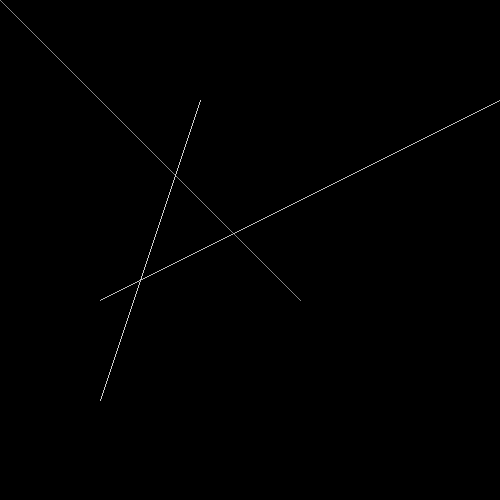
#> input picture tests/test-data/exported_img.png, 500 x 500 px, found by its file name
$ jupyter execute --allow-errors shapes_detector.ipynb
#> lines starting #> are read from the running program, lines starting #| are printed output that depends on the picture; after the words box and inside, x2 and y2 are one past the last pixel; in counts of white or black regions, pixels touching at a corner belong together
[cell 1]
import networkx as nx
from matplotlib import pyplot as plt
from shapely.geometry import LineString, MultiLineString
from shapely.ops import unary_union, polygonize
import numpy as np
import cv2

# LSD method

[cell 2]
# Let's define a function that attempts to detect the lines automatically
def automatic_line_detection(image):
    # Convert the image to grayscale if it's not already
    if len(image.shape) == 3:
        gray = cv2.cvtColor(image, cv2.COLOR_BGR2GRAY)
    else:
        gray = image

    H, W = image.shape[:2]
    lsd = cv2.createLineSegmentDetector(0)

    lines = lsd.detect(gray)[0]

    # Initialize an empty list to hold the clamped lines
    clamped_lines = []

    for line in lines:
        x1, y1, x2, y2 = line[0]

        # Clamp the coordinates
        x1 = min(max(round(x1), 0), W - 1)
        y1 = min(max(round(y1), 0), H - 1)
        x2 = min(max(round(x2), 0), W - 1)
        y2 = min(max(round(y2), 0), H - 1)

        # Append the clamped line to the list
        clamped_lines.append([x1, y1, x2, y2])

    print(f'Original lines detected: {len(lines)}')

    # Draw lines on a copy of the original image
    drawn_img = cv2.cvtColor(gray, cv2.COLOR_GRAY2BGR) if len(image.shape) == 2 else image.copy()
    if clamped_lines is not None:
        print(f"Lines detected: {len(lines)}")
        for line in clamped_lines:
            x1, y1, x2, y2 = line
            cv2.line(drawn_img, (x1, y1), (x2, y2), (0, 255, 0), 1)

    # Show the detected lines
    plt.imshow(cv2.cvtColor(drawn_img, cv2.COLOR_BGR2RGB))
    plt.title('Automatically Detected Lines')
    plt.show()

    return lines

image = cv2.imread("../../output/exported_img_comp.png")
# Run the automatic line detection on the new image
#> (the rest of this cell did not finish here and is left out)

# Generate test image

[cell 3]
import os

output_folder = "../../output"
if not os.path.exists(output_folder):
    os.mkdir(output_folder)

coef = 6
line_width = 1
new_img = np.zeros((round(500 / coef), round(500 / coef), 3), dtype=np.uint8)
# TODO Triangle
cv2.line(new_img, (0, 0), (round(300 / coef), round(300 / coef)), (225, 225, 225), line_width)
cv2.line(new_img, (round(200 / coef), round(100 / coef)), (round(100 / coef), round(400 / coef)), (225, 225, 225), line_width)
cv2.line(new_img, (round(100 / coef), round(300 / coef)), (round(500 / coef), round(100 / coef)), (225, 225, 225), line_width)
cv2.line(new_img, (0, 0), (round(300 / coef), round(300 / coef)), (225, 225, 225), line_width)

cv2.line(new_img, (39, 38), (29, 29), (225, 177, 225), line_width)
cv2.circle(new_img, (29, 29), 2, (225, 225, 177))
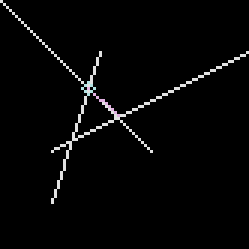
#> new_img: shape (83, 83, 3) (shown 3 times larger); mean of channels 0, 1, 2 5.7, 5.6, 5.7; drawn as B, G, R

# [5 lines of commented-out code are left out]
cv2.imwrite(f"{output_folder}/triangle.png", new_img)
plt.imshow(cv2.cvtColor(new_img, cv2.COLOR_BGR2RGB))
plt.title('New image')
plt.show()

# Convert image to the gray

[cell 4]
# Converter
image_name = "triangle"
image_to_export = cv2.imread(f"../../output/{image_name}.png")
# Convert the image to grayscale if it's not already
if len(image_to_export.shape) == 3:
    gray = cv2.cvtColor(image_to_export, cv2.COLOR_BGR2GRAY)
else:
    gray = image

output_folder="../../output/"
cv2.imwrite(f"{output_folder}/{image_name}_gray.png", gray)
cv2.imwrite(f"{output_folder}/{image_name}_comp.png", gray)
#> Out = True

# Compress the image

[cell 5]
from PIL import Image

def compress_and_resize(image_path, output_path, new_width, new_height, quality):
    # Open the image
    with Image.open(image_path) as img:
        # Resize the image
        img = img.resize((new_width, new_height))

        # Save the image with specified quality
        # Quality is an integer between 0 (worst) to 100 (best)
        img.save(output_path, quality=quality, optimize=True)

compress_and_resize("../../output/exported_img.png", "../../output/exported_img_comp.png", 50, 50, 100)
#> in compress_and_resize, img is the input picture: PIL image 500x500 L; min 0, max 205, mean 0.7
#> in compress_and_resize, `img = img.resize((new_width, new_height))`:
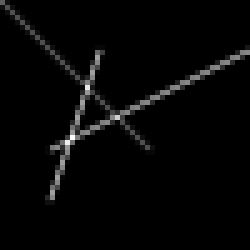
#> img: PIL image 50x50 L (shown 5 times larger); min 0, max 32, mean 0.8; drawn with min black and max white

# Hough Transform

[cell 6]
from skimage.transform import (hough_line, hough_line_peaks)
import numpy as np
import cv2
from matplotlib import pyplot as plt

image = cv2.imread(f'../../output/{image_name}_comp.png', 0) #Fails if uses as-is due to bright background.
#Also try lines2 to see how it only picks up straight lines
#Invert images to show black background
# image = ~image  #Invert the image (only if it had bright background that can confuse hough)
#> (the rest of this cell did not finish here and is left out)

[cell 7]
import cv2
import numpy as np

# [11 lines left out: function line_intersection, not called in this run]

def detect_lines_and_intersections(image_path):
    # Read the image
    img = cv2.imread(image_path)
    gray = cv2.cvtColor(img, cv2.COLOR_BGR2GRAY)

    # Edge detection
    edges = cv2.Canny(gray, 50, 150, apertureSize=3)

    # Line detection using Hough Transform
    lines = cv2.HoughLines(edges, 1, np.pi / 180, 200)

    # Find the intersection points
    intersections = []
    for i in range(len(lines)):
        for j in range(i+1, len(lines)):
            intersect = line_intersection(lines[i][0], lines[j][0])
            if intersect is not None:
                intersections.append(intersect)

    # Optional: Draw lines and intersections on the image for visualization
    for line in lines:
        rho, theta = line[0]
        a = np.cos(theta)
        b = np.sin(theta)
        x0 = a * rho
        y0 = b * rho
        x1 = int(x0 + 1000 * (-b))
        y1 = int(y0 + 1000 * (a))
        x2 = int(x0 - 1000 * (-b))
        y2 = int(y0 - 1000 * (a))
        cv2.line(img, (x1, y1), (x2, y2), (0, 0, 255), 2)

    for intersect in intersections:
        cv2.circle(img, (int(intersect[0]), int(intersect[1])), 5, (0, 255, 0), -1)

    cv2.imwrite('output_image.png', img)
    return intersections

# Usage example
#> (the rest of this cell did not finish here and is left out)

print(intersections)

# Probabilistic Hough

[cell 8]
from skimage.transform import probabilistic_hough_line
from skimage.feature import canny
from matplotlib import cm

# Line finding using the Probabilistic Hough Transform
image = cv2.imread(f'../../output/{image_name}_comp.png', 0) #Fails if uses as-is due to bright background.
#> (the rest of this cell did not finish here and is left out)

[cell 9]
import numpy as np
from math import atan2, degrees

# [4 lines left out: function calculate_angle, not called in this run]

def are_angles_similar(angle1, angle2, threshold=10):
    """Check if two angles are similar within a threshold."""
    return abs(angle1 - angle2) < threshold

# [14 lines left out: function cluster_lines_by_angle, not called in this run]

def midpoint(line):
    """Calculate the midpoint of a line segment."""
    return [(line[0][0] + line[1][0]) / 2, (line[0][1] + line[1][1]) / 2]

def distance(point1, point2):
    """Calculate the Euclidean distance between two points."""
    return np.sqrt((point1[0] - point2[0]) ** 2 + (point1[1] - point2[1]) ** 2)

# [20 lines left out: function merge_lines, not called in this run]

#> (the rest of this cell did not finish here and is left out)

[cell 10]
import numpy as np
from math import atan2, degrees

def calculate_angle(line):
    """Calculate the angle of a line segment."""
    p0, p1 = line
    return degrees(atan2(p1[1] - p0[1], p1[0] - p0[0]))

def are_angles_similar(angle1, angle2, threshold=10):
    """Check if two angles are similar within a threshold."""
    return abs(angle1 - angle2) < threshold

# [23 lines left out: functions endpoint_distance, cluster_lines_by_angle, not called in this run]

def midpoint(line):
    """Calculate the midpoint of a line segment."""
    return [(line[0][0] + line[1][0]) / 2, (line[0][1] + line[1][1]) / 2]

def distance(point1, point2):
    """Calculate the Euclidean distance between two points."""
    return np.sqrt((point1[0] - point2[0]) ** 2 + (point1[1] - point2[1]) ** 2)

# [21 lines left out: function merge_lines, not called in this run]

# Assuming 'lines' is a list of lines detected by the Hough transform
angle_threshold = 10  # Define the angle threshold for considering lines to be similar
#> (the rest of this cell did not finish here and is left out)

[cell 11]
# [34 lines left out: functions calculate_slope_intercept, find_intersection, all_intersections, not called in this run]

# Find intersections
#> (the rest of this cell did not finish here and is left out)

[cell 12]
# image_name_to_detect = "square"
image_name_to_detect = "triangle"
image = cv2.imread(f"{output_folder}/{image_name_to_detect}_comp.png")
#> image: shape (83, 83, 3); min 0, max 225, mean 5.7
image = cv2.cvtColor(image, cv2.COLOR_BGR2GRAY)

# Generating figure 2
fig, axes = plt.subplots(1, 4, figsize=(15, 5), sharex=True, sharey=True)
ax = axes.ravel()

class LineDetector:

    def detect_lines(self, image):
        # Convert the image to grayscale if it's not already
        if len(image.shape) == 3:
            gray = cv2.cvtColor(image, cv2.COLOR_BGR2GRAY)
        else:
            gray = image

        edges = canny(image, sigma=1.0, low_threshold=10, high_threshold=20)
        lines = probabilistic_hough_line(gray, threshold=20, line_length=2, line_gap=7)

        angle_threshold = 2  # Define the angle threshold for considering lines to be similar
        lines_clustered_by_angle = self.cluster_lines_by_angle(lines, angle_threshold)

        # Now merge lines within each angle cluster based on proximity
        final_lines = []
        for angle, lines_in_cluster in lines_clustered_by_angle.items():
            merged_lines=self.merge_lines(lines_in_cluster)
            for line in merged_lines:
                final_lines.append([line[0][0], line[0][1], line[1][0], line[1][1]])
        print(f"Merged lines: {final_lines}")
        print(f"Lines found: {len(final_lines)}")
        return lines, final_lines

    def calculate_angle(self, line):
        """Calculate the angle of a line segment."""
        p0, p1 = line
        return degrees(atan2(p1[1] - p0[1], p1[0] - p0[0]))


    def are_angles_similar(self, angle1, angle2, threshold=10):
        """Check if two angles are similar within a threshold."""
        return abs(angle1 - angle2) < threshold

    def endpoint_distance(self, line1, line2):
        p0, p1 = line1
        p2, p3 = line2
        distances = [np.hypot(p0[0] - p2[0], p0[1] - p2[1]),
                    np.hypot(p0[0] - p3[0], p0[1] - p3[1]),
                    np.hypot(p1[0] - p2[0], p1[1] - p2[1]),
                    np.hypot(p1[0] - p3[0], p1[1] - p3[1])]
        return min(distances)

    def cluster_lines_by_angle(self, lines, angle_threshold):
        """Cluster lines based on the similarity of their angles."""
        clusters = {}
        for line in lines:
            angle = calculate_angle(line)
            added_to_cluster = False
            for cluster_angle in clusters.keys():
                if self.are_angles_similar(angle, cluster_angle, angle_threshold):
                    clusters[cluster_angle].append(line)
                    added_to_cluster = True
                    break
            if not added_to_cluster:
                clusters[angle] = [line]
        return clusters

    def midpoint(self, line):
        """Calculate the midpoint of a line segment."""
        return [(line[0][0] + line[1][0]) / 2, (line[0][1] + line[1][1]) / 2]

    def distance(self, point1, point2):
        """Calculate the Euclidean distance between two points."""
        return np.sqrt((point1[0] - point2[0]) ** 2 + (point1[1] - point2[1]) ** 2)

    def merge_lines(self, lines, angle_threshold=2, distance_threshold=5):
        merged_lines = []
        while lines:
            line = lines.pop(0)
            line_angle = self.calculate_angle(line)
            merged = False
            for index, merged_line in enumerate(merged_lines):
                merged_line_angle = self.calculate_angle(merged_line)
                if self.are_angles_similar(line_angle, merged_line_angle, angle_threshold):
                    if self.endpoint_distance(line, merged_line) < distance_threshold:
                        print(f"Lines to merge: {line} and {merged_line}")
                        ax[3].imshow(edges * 0)
                        ax[3].plot((line[0][0], line[1][0]), (line[0][1], line[1][1]))
                        ax[3].plot((merged_line[0][0], merged_line[1][0]), (merged_line[0][1], merged_line[1][1]))
                        ax[3].set_xlim((0, image.shape[1]))
                        ax[3].set_ylim((image.shape[0], 0))
                        ax[3].set_title('Lines to merge plot')
                        # Merge lines by averaging their endpoints
                        new_line = [
                            (min(line[0][0], merged_line[0][0], line[1][0], merged_line[1][0]),
                            min(line[0][1], merged_line[0][1], line[1][1], merged_line[1][1])),
                            (max(line[0][0], merged_line[0][0], line[1][0], merged_line[1][0]),
                            max(line[0][1], merged_line[0][1], line[1][1], merged_line[1][1])),
                        ]
                        merged_lines[index] = new_line
                        merged = True
                        break
            if not merged:
                merged_lines.append(line)
        return merged_lines

detector = LineDetector()
#> (the rest of this cell did not finish here and is left out)

#> in detect_lines, `edges = canny(image, sigma=1.0, low_threshold=10, high_threshold=20)`:
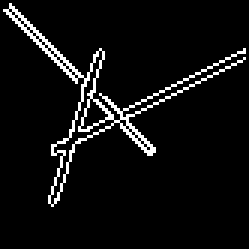
#> edges: shape (83, 83) bool (shown 3 times larger); 5.7% white in thin lines or dots, all inside (x1, y1, x2, y2) = (1, 1, 82, 69)
#> in detect_lines, `lines = probabilistic_hough_line(gray, threshold=20, line_length=2, li..`: lines = [((50, 50), (0, 0)), ((17, 50), (81, 18)), ((17, 67), (31, 22)), ((18, 65), (33, 17)), ((48, 34), (82, 17))]
#> the loop in cluster_lines_by_angle, `for line in lines:` made 5 passes
#> angle on passes 1 to 5: -135, -26.57, -72.72, -72.65, -26.57
#> after the loop in cluster_lines_by_angle, `for line in lines:`: clusters = 3 items
#> the loop in detect_lines, `for angle, lines_in_cluster in lines_clustered_by_angle.items():` made 2 passes
#> (angle, merged_lines) on pass 1: (-135, [((50, 50), (0, 0))])
#> angle on pass 2: -26.57
#| Lines to merge: ((48, 34), (82, 17)) and ((17, 50), (81, 18))
#> after the loop in detect_lines, `for angle, lines_in_cluster in lines_clustered_by_angle.items():`: final_lines = [[50, 50, 0, 0]]
print(f"Lines detected ({len(pre_lines)}): {pre_lines}")
print(f"Lines after post-processing ({len(lines)}): {lines}")

ax[0].imshow(image, cmap=cm.gray)
ax[0].set_title('Input image')

ax[1].imshow(edges * 0)
for line in pre_lines:
    print(f"Ploting pre-processed line: {line}")
    ax[1].plot((line[0][0], line[1][0]), (line[0][1], line[1][1]))
ax[1].set_xlim((0, image.shape[1]))
ax[1].set_ylim((image.shape[0], 0))
ax[1].set_title('Pre-processed lines')

ax[2].imshow(edges * 0)
for line in lines:
    print(f"Ploting line: {line}")
    ax[2].plot((line[0], line[2]), (line[1], line[3]))
ax[2].set_xlim((0, image.shape[1]))
ax[2].set_ylim((image.shape[0], 0))
ax[2].set_title('Post-processed lines')

# for a in ax:
    # a.set_axis_off()

plt.tight_layout()
plt.show()

[cell 13]
class HoughBundler:
    def __init__(self,min_distance=5,min_angle=2):
        self.min_distance = min_distance
        self.min_angle = min_angle

    def get_orientation(self, line):
        orientation = math.atan2(abs((line[3] - line[1])), abs((line[2] - line[0])))
        return math.degrees(orientation)

    def check_is_line_different(self, line_1, groups, min_distance_to_merge, min_angle_to_merge):
        for group in groups:
            for line_2 in group:
                if self.get_distance(line_2, line_1) < min_distance_to_merge:
                    orientation_1 = self.get_orientation(line_1)
                    orientation_2 = self.get_orientation(line_2)
                    if abs(orientation_1 - orientation_2) < min_angle_to_merge:
                        group.append(line_1)
                        return False
        return True

    def distance_point_to_line(self, point, line):
        px, py = point
        x1, y1, x2, y2 = line

        def line_magnitude(x1, y1, x2, y2):
            line_magnitude = math.sqrt(math.pow((x2 - x1), 2) + math.pow((y2 - y1), 2))
            return line_magnitude

        lmag = line_magnitude(x1, y1, x2, y2)
        if lmag < 0.00000001:
            distance_point_to_line = 9999
            return distance_point_to_line

        u1 = (((px - x1) * (x2 - x1)) + ((py - y1) * (y2 - y1)))
        u = u1 / (lmag * lmag)

        if (u < 0.00001) or (u > 1):
            #// closest point does not fall within the line segment, take the shorter distance
            #// to an endpoint
            ix = line_magnitude(px, py, x1, y1)
            iy = line_magnitude(px, py, x2, y2)
            if ix > iy:
                distance_point_to_line = iy
            else:
                distance_point_to_line = ix
        else:
            # Intersecting point is on the line, use the formula
            ix = x1 + u * (x2 - x1)
            iy = y1 + u * (y2 - y1)
            distance_point_to_line = line_magnitude(px, py, ix, iy)

        return distance_point_to_line

    def get_distance(self, a_line, b_line):
        dist1 = self.distance_point_to_line(a_line[:2], b_line)
        dist2 = self.distance_point_to_line(a_line[2:], b_line)
        dist3 = self.distance_point_to_line(b_line[:2], a_line)
        dist4 = self.distance_point_to_line(b_line[2:], a_line)

        return min(dist1, dist2, dist3, dist4)

    def merge_lines_into_groups(self, lines):
        groups = []  # all lines groups are here
        # first line will create new group every time
        groups.append([lines[0]])
        # if line is different from existing gropus, create a new group
        for line_new in lines[1:]:
            if self.check_is_line_different(line_new, groups, self.min_distance, self.min_angle):
                groups.append([line_new])

        return groups

    def merge_line_segments(self, lines):
        orientation = self.get_orientation(lines[0])

        if(len(lines) == 1):
            return np.block([[lines[0][:2], lines[0][2:]]])

        points = []
        for line in lines:
            points.append(line[:2])
            points.append(line[2:])
        if 45 < orientation <= 90:
            #sort by y
            points = sorted(points, key=lambda point: point[1])
        else:
            #sort by x
            points = sorted(points, key=lambda point: point[0])

        return np.block([[points[0],points[-1]]])

    def process_lines(self, lines):
        lines_horizontal  = []
        lines_vertical  = []

        for line_i in [l[0] for l in lines]:
            orientation = self.get_orientation(line_i)
            # if vertical
            if 45 < orientation <= 90:
                lines_vertical.append(line_i)
            else:
                lines_horizontal.append(line_i)

        lines_vertical  = sorted(lines_vertical , key=lambda line: line[1])
        lines_horizontal  = sorted(lines_horizontal , key=lambda line: line[0])
        merged_lines_all = []

        # for each cluster in vertical and horizantal lines leave only one line
        for i in [lines_horizontal, lines_vertical]:
            if len(i) > 0:
                groups = self.merge_lines_into_groups(i)
                merged_lines = []
                for group in groups:
                    merged_lines.append(self.merge_line_segments(group))
                merged_lines_all.extend(merged_lines)

        return np.asarray(merged_lines_all)

[cell 14]
import cv2 as cv
import numpy as np
import math
import matplotlib.pyplot as plt

# Your HoughBundler class code here

# Load your image here
image_name_to_detect = "triangle"
#> image_name_to_detect = 'triangle'
image = cv.imread(f"{output_folder}/{image_name_to_detect}_comp.png")

# Convert the image to grayscale if it's not already
if len(image.shape) == 3:
    gray = cv.cvtColor(image, cv.COLOR_BGR2GRAY)
else:
    gray = image

# Detect lines using Hough Transform
lines = cv.HoughLinesP(gray, 1, np.pi / 180, 50, None, 50, 10)
#> lines = [[18, 49, 81, 18], [0, 0, 50, 50]]

if lines is None:
    print('No lines detected')
else:
    # Initialize HoughBundler
    bundler = HoughBundler(min_distance=10, min_angle=3)

    # Process lines
    processed_lines = bundler.process_lines(lines)
#> the loop in process_lines, `for line_i in [l[0] for l in lines]:` made 2 passes
#> (line_i, orientation) on passes 1 to 2: ([18, 49, 81, 18], 26.2), ([0, 0, 50, 50], 45)
#> after the loop in process_lines, `for line_i in [l[0] for l in lines]:`: lines_vertical = []
#> in process_lines, `lines_horizontal  = sorted(lines_horizontal , key=lambda line: line[0])`: lines_horizontal = [[0, 0, 50, 50], [18, 49, 81, 18]]
#> the loop in process_lines, `for i in [lines_horizontal, lines_vertical]:` made 2 passes
#> i on pass 2: []
#> after the loop in process_lines, `for i in [lines_horizontal, lines_vertical]:`: merged_lines_all = [[[0, 0, 50, 50]], [[18, 49, 81, 18]]]
#> processed_lines = [[0, 0, 50, 50], [18, 49, 81, 18]]
    print(f"Processed lines:{processed_lines}")
#| Processed lines:[[[ 0  0 50 50]]
#|  [[18 49 81 18]]]

    # Plotting
    plt.figure(figsize=(10, 10))
    plt.imshow(cv.cvtColor(image, cv.COLOR_BGR2RGB))  # Convert to RGB for matplotlib
    for line in processed_lines:
        x1, y1, x2, y2 = line[0]
        plt.plot([x1, x2], [y1, y2], 'r')
#> this loop made 2 passes

    plt.title('Processed Lines')
    plt.axis('off')
    plt.show()
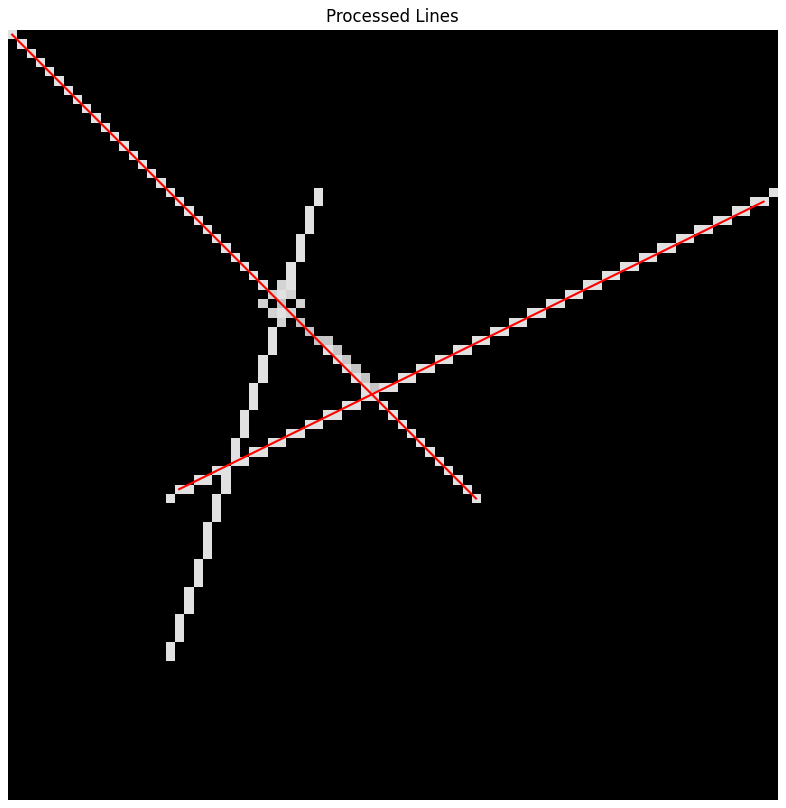
#> figure drawn by matplotlib, 1 panel
